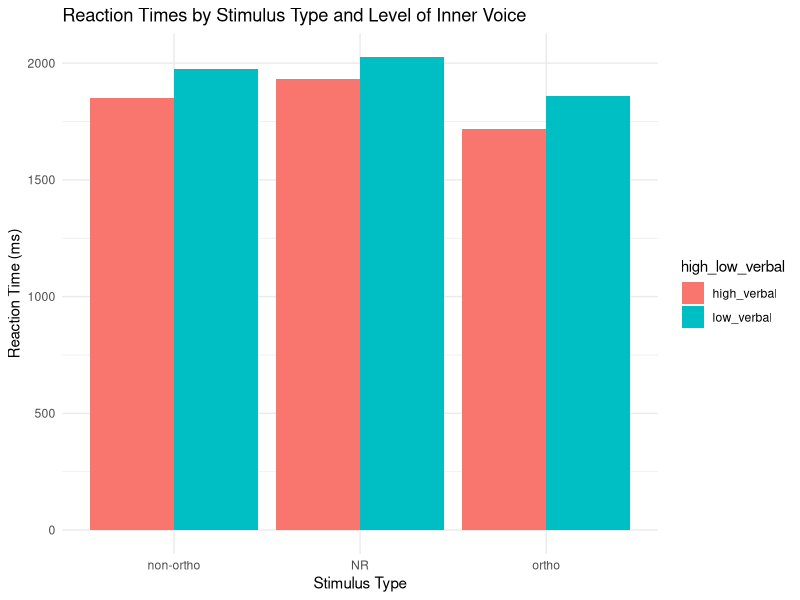
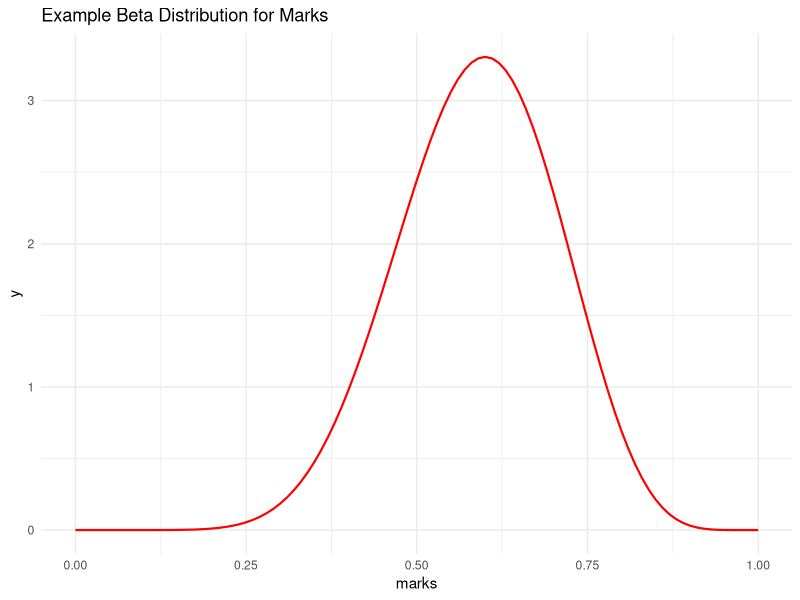
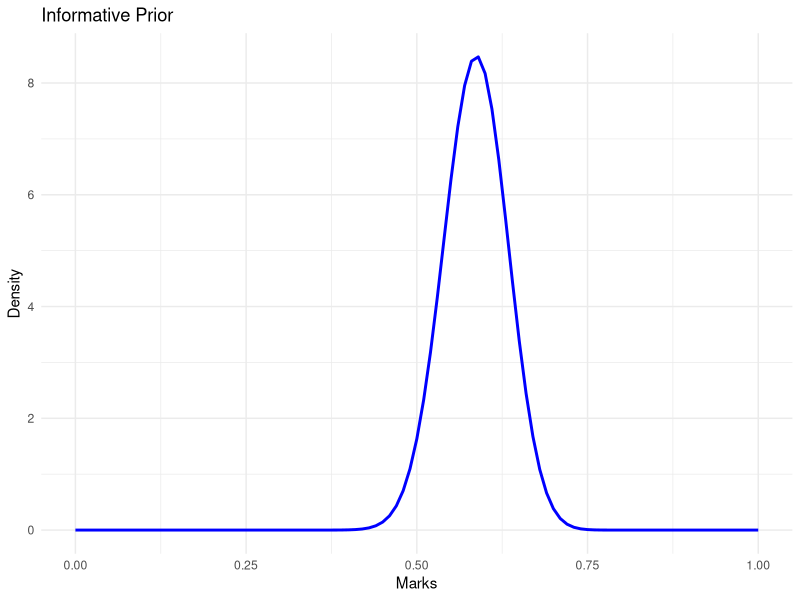
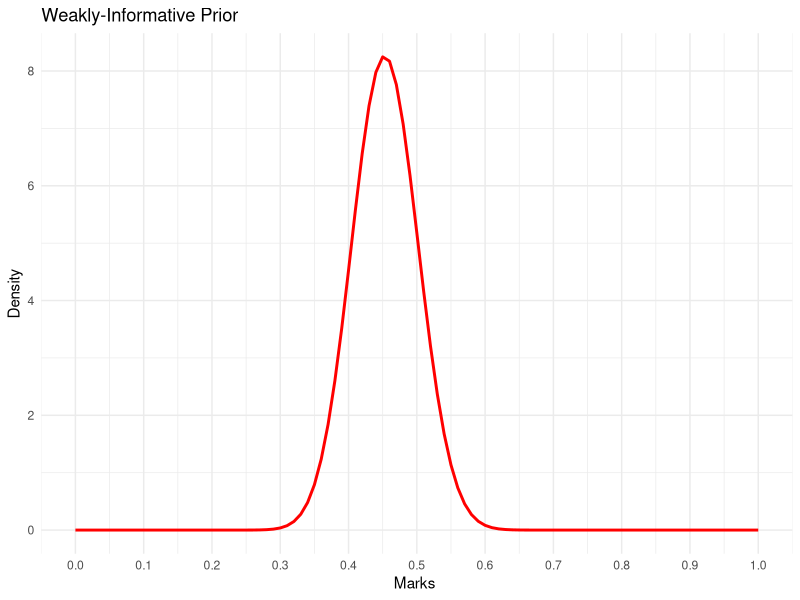
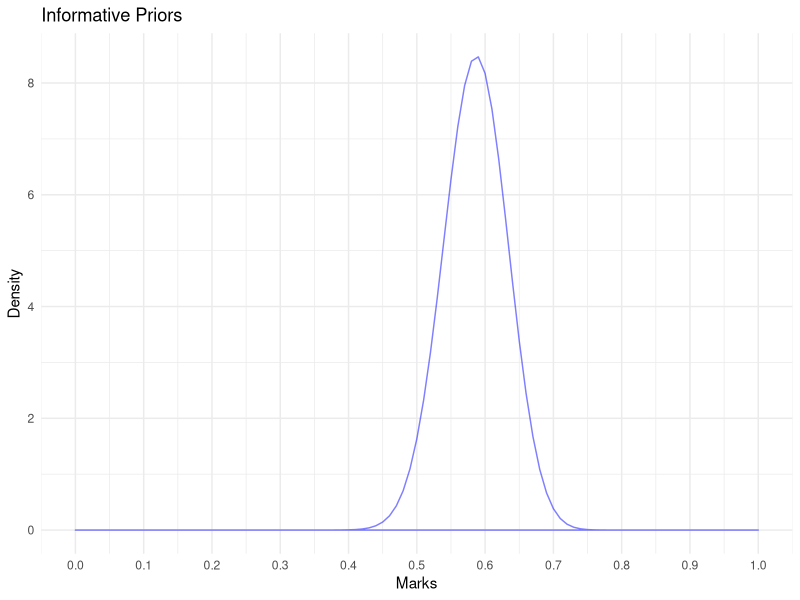
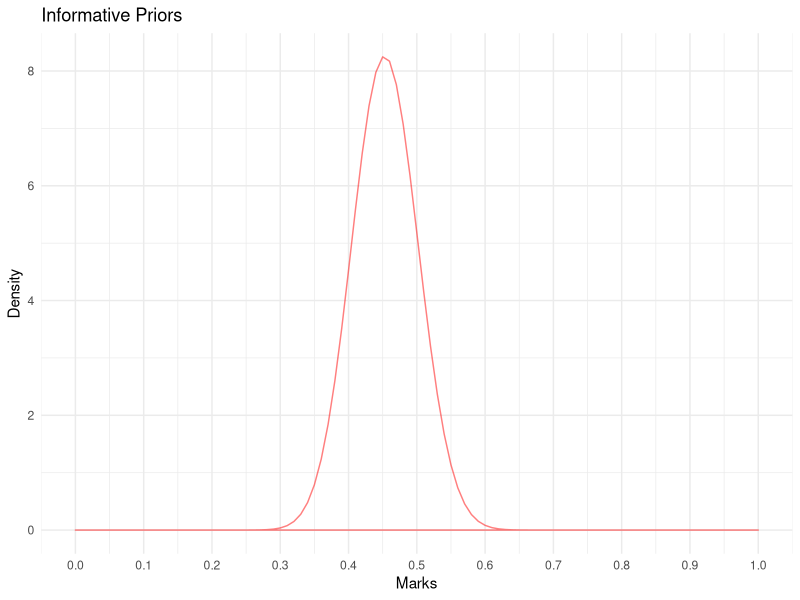

Write R code to recreate these figures, in order.
library(tidyverse)
library(lme4)

#################### Question 1 ############################

#Load the data 
rhyming_data <- read.csv('data/rhyming.csv')

#tidying the data
rhyming_data_2 <- rhyming_data %>%
  unite(stimulus, image_1, image_2, sep = "_") #this is to merge columns image_1 and image_2 into a new column named stimulus  


# Calculate the mean reaction time for each combination of `type` and `high_low_verbal`
summary_data <- rhyming_data_2 %>%
  group_by(type, high_low_verbal) %>%
  summarise(mean_rt = mean(rt))

# Plot the data using a bar graph
ggplot(summary_data, aes(x = type, y = mean_rt, fill = high_low_verbal)) +
  geom_bar(stat = "identity", position = "dodge") +
  labs(title = "Reaction Times by Stimulus Type and Level of Inner Voice",
       x = "Stimulus Type",
       y = "Reaction Time (ms)") +
  theme_minimal() 


#Chose a linear mixed-effects model (LMM) to analyze the data
# Justification:
  #A mixed-effects model can account for both fixed effects (stimulus type, level of inner voice) and random effects (participant variability)
  #The data has multiple trials per participant.
rhyming_model <- lmer(data = rhyming_data, rt ~ type * high_low_verbal + (1 | worker_id))
summary(rhyming_model)

# Justification:
# - The model includes `type` and `high_low_verbal` as fixed effects, and their interaction.
# - The random effect `(1 | worker_id)` accounts for variability between participants.
# - This structure allows us to test whether the effect of stimulus type on reaction times depends on the level of inner speech.
#each person has an individual slope but no intercept 
#each person goes through one trial and one condition 

# To check for significance of fixed effects
anova(rhyming_model) #check if this is needed

#Interpret the output




########################## QUESTION 2 ###############################


#####3.1
#The Beta distribution takes two shape parameters: alpha (α) and beta (β)
# It is a continuous probability distribution defined on the interval [0, 1]
# In our case, the dependent variable (DV) represents percentages of marks. 
# Since the Beta distribution is defined on the interval [0, 1], we need to rescale the marks (0 to 100) to [0, 1].
# To do this, we divide the percentages by 100 (considering marks are out of 100)
   #For example: 
     # - A mark of 67% would become 0.67
     # - A mark of 85% would become 0.85



####3.2 
# Set seed for reproducibility
set.seed(100)

# Simulate marks out of 100 (as an example)
x <- seq(0, 100, by = 1)  # Marks range from 0 to 100

# Rescaling marks to fit into the [0, 1] interval
marks <- x / 100 
# The marks are rescaled to the interval [0, 1] by dividing each value by 100.
# This is necessary because the Beta distribution is defined only for values between 0 and 1.

# Define parameters for the Beta distribution
alpha <- 10
beta <- 7
#Here, `alpha = 10` and `beta = 7` are chosen as example values.

# Calculate the probability density function (PDF) for the Beta distribution
y <- dbeta(marks, alpha, beta)  # The result, 'y', represents the probability density at each value of 'marks'

# Create a data frame for plotting
beta_data <- tibble(x = marks, y = y)

# Plot the Beta distribution
ggplot(beta_data, aes(x = marks, y = y)) +
  geom_line(color = "red", linewidth = 0.75) +
  labs(title = "Example Beta Distribution for Marks") +
  theme_minimal()


#####3.3

# Defining parameters for informative prior
alpha_informative <- rnorm(n= 1, mean= 67, sd=5) 
beta_informative <- rnorm(n= 1, mean= 45, sd=5)
# Justification: Informative priors are based on prior knowledge, so we use the defined values
# for alpha_informative and beta_informative to ensure consistency.

# Defining parameters for weakly-informative prior
alpha_weakly <- rnorm(n= 1, mean= 50, sd=20) #taking a mean mark of 50 here with a broad sd range
beta_weakly <-  rnorm(n= 1, mean= 45, sd=15)
# Justification: Weakly informative priors are broad and less specific, so we use means (50, 45)
# and larger standard deviations (20, 15) to ensure the priors cover a wide range of possible values.

# Calculate densities for informative and weakly informative priors
y_informative <- dbeta(marks, alpha_informative, beta_informative)
y_weakly <- dbeta(marks, alpha_weakly, beta_weakly)

# Creating tables for plotting
informative_data <- tibble(x = marks, y = y_informative, Prior = "Informative")
weakly_data <- tibble(x = marks, y = y_weakly, Prior = "Weakly-Informative")

# Plot for Informative Prior
ggplot(informative_data, aes(x = x, y = y)) +
  geom_path(color = "blue", size = 1) +
  labs(title = "Informative Prior",
       x = "Marks",
       y = "Density") +
  theme_minimal()

# Plot for Weakly-Informative Prior 
ggplot(weakly_data, aes(x = x, y = y)) +
  geom_path(color = "red", size = 1) +  
  labs(title = "Weakly-Informative Prior",
       x = "Marks ",
       y = "Density") +
  scale_x_continuous(breaks = seq(0, 1, by = 0.1)) +
  theme_minimal()



#### 3.4 

# Function to compute the density for a given alpha and beta
gen_prior_pred <- function(n, alpha_prior, beta_prior) { 
  x <- seq(0, 1, 0.01)   # Generate a sequence of x values (rescaled marks in [0, 1])
  
  # Create a table with the density values for the Beta distribution
  d <- tibble(n = n, alpha = alpha_prior, beta = beta_prior, 
              x = x, 
              y = dbeta(x, alpha_prior, beta_prior)) #compute beta density
  return(d) #Return the data 
}


# Create informative priors (narrow and specific)
priors_informative <- tibble(n = 1:50) %>% #Creating 50 prior samples, assuming that there are 50 students in the class
  group_by(n) %>% 
  mutate(alpha_prior = alpha_informative,  #Using the defined alpha_informative value (centered around 67)
         beta_prior = beta_informative    #Using the defined beta_informative value 
  )

# Create weakly informative priors (broad and less specific)
priors_weakly <- tibble(n = 1:50) %>% 
  group_by(n) %>% 
  mutate(alpha_prior = alpha_weakly,  #Using the defined alpha_weakly value (centered around 50)
         beta_prior = beta_weakly   #Using the defined beta_weakly 
  )


# Apply function to each prior sample for informative priors
prior_llh_informative <- pmap_df(priors_informative, gen_prior_pred)

# Apply function to each prior sample for weakly informative priors
prior_llh_weakly <- pmap_df(priors_weakly, gen_prior_pred)

# Plot for Informative Priors
ggplot(prior_llh_informative, aes(x, y, group = interaction(alpha, beta))) +  
  geom_path(alpha = 0.50, color = "blue") +  
  labs(title = "Informative Priors",
       x = "Marks",
       y = "Density") +
  scale_x_continuous(breaks = seq(0, 1, by = 0.1)) +
  theme_minimal()

# Plot for Weakly Informative Priors
ggplot(prior_llh_weakly, aes(x, y, group = interaction(alpha, beta))) +  
  geom_path(alpha = 0.50, color = "red") +  
  labs(title = "Informative Priors",
       x = "Marks",
       y = "Density") +
  scale_x_continuous(breaks = seq(0, 1, by = 0.1)) +
  theme_minimal()
